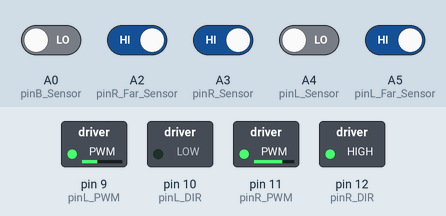
The sketch below on a simulated Arduino Uno, built with avr-gcc and run on an emulated ATmega328P. On the bench: switched loads named in the sketch (green lamp = pin HIGH). The inputs (shaded band) are chosen by the test bench; at power-on: A2 (pinR_Far_Sensor), A3 (pinR_Sensor), A5 (pinL_Far_Sensor) HIGH, A0 (pinB_Sensor), A4 (pinL_Sensor) LOW. At 9.6 s the program stops and its outputs stay as they are.

Above: at 1.2 s.
1.3 s: A2 (pinR_Far_Sensor) driven LOW and A5 (pinL_Far_Sensor) driven LOW
At 2.6 s:
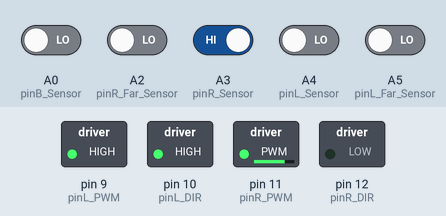
At 3.6 s:
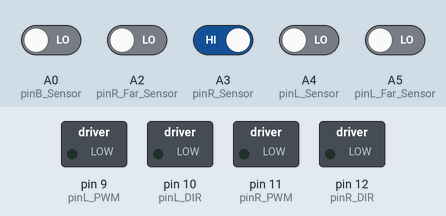
4.3 s: A2 (pinR_Far_Sensor) driven HIGH
7.3 s: A2 (pinR_Far_Sensor) driven LOW
At 10.7 s:
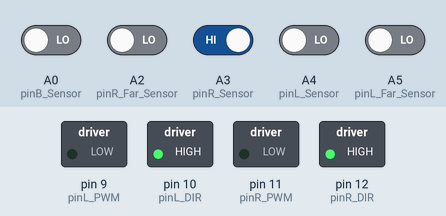
Timing chart, 0 to 11.1 s (numbered marks = the images above; inputs shaded):
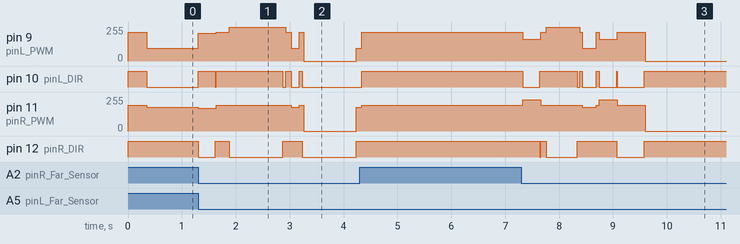

The sketch:

group_13.ino
```cpp
/*
  ELEC1100 Your Lab#06 & Project Template

  To program the car tracking the white line on a dark mat

  Group No. (number of your project box):  13
  Group Member 1 (name & SID): Pun Chun Cheung 21052680
  Group Member 2 (name & SID): Poon Wing Yin 21053531

*/

/*  metadata
distance between sensors (mm): 28 19 (tilted 1.847 degree) 21 (tilted -1.847 degree) 18.5 22
distance between sensors and ground (mm): 35
*/

// assign meaningful names to those pins that will be used

const int pinL_Sensor = A4;      //pin A5: left sensor
const int pinB_Sensor = A0;      //pin A4: bumper sensor
const int pinR_Sensor = A3;      //pin A3: right sensor
const int pinL_Far_Sensor = A5;  // far left sensor
const int pinR_Far_Sensor = A2;  // far right sensor

const int pinL_PWM = 9;          //pin D9: left motor speed
const int pinL_DIR = 10;         //pin D10: left motor direction

const int pinR_PWM = 11;         //pin D11: right motor speed
const int pinR_DIR = 12;         //pin D12: right motor direction

//define variables to be used in script

int bumperSensor = 1;  // not sensing white
int leftSensor = 1;    // not sensing white
int rightSensor = 1;   // not sensing white
int left_Far_Sensor = 1;
int right_Far_Sensor = 1;

int countBumper = 0;   // bumper sensor not triggered yet
int countT = 1; // on the first T-junction at the beginning
int L_junct = 0;
bool in_C = false; // for task7

const int global_spd = 195;  // base forward speed
const int trace_spd = 120;  // base speed for tracing line
const int backward_time = 500;
// delay for different turning angles
const int delay_90 = 320;
const int delay_180 = 575;
const int delay_360 = 1000;

// declare all functions
void forward(void); // go forward
void trace_line(void);  // tracing the line
// turnings at L,T-junctions
void turn_left(int delay_time);
void turn_right(int delay_time);
void self_turn(int delay_time);
// splitting tasks by T-junctions
void task1(void);
void task2(void);
void task3(void);
void task4(void);
void task5(void);
void task6(void);
void task7(void);
void task8(void);

// the setup function runs once when you press reset or power the board

void setup ()
{
  // define pins as input and output
  pinMode(pinB_Sensor, INPUT);
  pinMode(pinL_Sensor, INPUT);
  pinMode(pinR_Sensor, INPUT);
  pinMode(pinL_Far_Sensor, INPUT);
  pinMode(pinR_Far_Sensor, INPUT);

  pinMode(pinL_DIR, OUTPUT);
  pinMode(pinR_DIR, OUTPUT);

  pinMode(pinL_PWM, OUTPUT);
  pinMode(pinR_PWM, OUTPUT);

  // initialize output pins
  digitalWrite(pinL_DIR, HIGH);   //forward direction
  digitalWrite(pinR_DIR, HIGH);   //forward direction
  analogWrite(pinL_PWM, 0);       //stop at the start position
  analogWrite(pinR_PWM, 0);       //stop at the start position
}

void loop(){
  bumperSensor = digitalRead(pinB_Sensor);
  leftSensor = digitalRead(pinL_Sensor);
  rightSensor = digitalRead(pinR_Sensor);
  left_Far_Sensor = digitalRead(pinL_Far_Sensor);
  right_Far_Sensor = digitalRead(pinR_Far_Sensor);

  if (countBumper == 0 || countBumper == 1)
    switch(countT){
      case 1: task1(); break;
      case 2: task2(); break;
      case 3: task3(); break;
      case 4: task4(); break;
      case 5: task5(); break;
      case 6: task6(); break;
      case 7: task7(); break;
    }
  else if (countBumper == 2)
    task8();
}

void forward(){
  analogWrite(pinL_PWM, global_spd+20);
  analogWrite(pinR_PWM, global_spd);
  digitalWrite(pinL_DIR, HIGH);
  digitalWrite(pinR_DIR, HIGH);
}

// min() for calibration: sometimes larger than 255
void trace_line(){  // tracing the line
  if (leftSensor == rightSensor) {  // black, black (or white, white) -> go straight
      forward();
   } else if ( !leftSensor ) { // white, black -> too right
      analogWrite(pinL_PWM, trace_spd/1.25);  // trace_spd/1.25
      analogWrite(pinR_PWM, min((trace_spd*1.5),255));  // min((trace_spd*1.5),255))
      digitalWrite(pinL_DIR, LOW);
      digitalWrite(pinR_DIR, HIGH);
   } else if ( !rightSensor ) { // black, white -> too left
      analogWrite(pinL_PWM, min((trace_spd*1.5),255));  // min((trace_spd*1.5),255))
      analogWrite(pinR_PWM, trace_spd/1.25);  // trace_spd/1.25
      digitalWrite(pinL_DIR, HIGH);
      digitalWrite(pinR_DIR, LOW);
  }
}

void turn_left(int delay_time){
  forward();
  analogWrite(pinL_PWM, 165);
  analogWrite(pinR_PWM, 235);
  digitalWrite(pinL_DIR, LOW);
  digitalWrite(pinR_DIR, HIGH);
  delay(delay_time);
  // sharp turn by cancelling inertia
  analogWrite(pinL_PWM, 165);
  analogWrite(pinR_PWM, 235);
  digitalWrite(pinL_DIR, HIGH);
  digitalWrite(pinR_DIR, LOW);
  delay(15);
  forward();
}

void turn_right(int delay_time){
  forward();
  analogWrite(pinL_PWM, 210);
  analogWrite(pinR_PWM, 170);
  digitalWrite(pinL_DIR, HIGH);
  digitalWrite(pinR_DIR, LOW);
  delay(delay_time);
  // sharp turn by cancelling inertia
  analogWrite(pinL_PWM, 210);
  analogWrite(pinR_PWM, 170);
  digitalWrite(pinL_DIR, LOW);
  digitalWrite(pinR_DIR, HIGH);
  delay(15);
  forward();
}

// for 180 and 360
void self_turn(int delay_time){
  analogWrite(pinL_PWM, 255);
  analogWrite(pinR_PWM, 195);
  digitalWrite(pinL_DIR, HIGH);
  digitalWrite(pinR_DIR, LOW);
  delay(delay_time);
  // sharp turn by cancelling inertia
  digitalWrite(pinL_DIR, LOW);
  digitalWrite(pinR_DIR, HIGH);
  analogWrite(pinL_PWM, 255);
  analogWrite(pinR_PWM, 195);
  delay(50);
}

void task1(void){
  // car stops at the start position when bumper sensor no trigger
  if ( bumperSensor && countBumper == 0 ) {
    analogWrite(pinL_PWM, 0);
    analogWrite(pinR_PWM, 0);
  }
  // bumper sensor is triggered at the start position for the 1st time
  else if ( !bumperSensor && countBumper == 0) {
    forward();
    countBumper = countBumper + 1;
    delay(350);     //to let the car leave the start position with no miscount
  }
  // if encounter the 2nd T-junction
  else if ( !left_Far_Sensor && !right_Far_Sensor ) {
    turn_right(delay_90);
    forward();
    delay(240);
    countT++;
  }else
    trace_line();
}

void task2(void){
  if ((!left_Far_Sensor || !right_Far_Sensor) && L_junct >= 7){
    // for detecting T-junctions as only L-junction will probably be detected
    forward();
    delay(55);
    left_Far_Sensor = digitalRead(pinL_Far_Sensor);
    right_Far_Sensor = digitalRead(pinR_Far_Sensor);
  }

  if (!left_Far_Sensor && !right_Far_Sensor)  {// turn 360 T
    countT++;
    self_turn(delay_360);
    forward();
    delay(100);
    // trace to right angle and position
    for (int i = 0; i < 150; ++i){
      leftSensor = digitalRead(pinL_Sensor);
      rightSensor = digitalRead(pinR_Sensor);
      trace_line();
      delay(1);
    }
    L_junct = 0;  // reset L-junction count for other task
  } else if (!left_Far_Sensor && !leftSensor){    //L-junction
    turn_left(delay_90);
    L_junct++;
  } else if (!right_Far_Sensor && !rightSensor){
    turn_right(delay_90);
    L_junct++;
  } else {          // straight line
    trace_line();
  }
}

void task3(void){
  if (!left_Far_Sensor || !right_Far_Sensor){
    // for detecting T-junctions as only L-junction will probably be detected
    forward();
    delay(55);
    left_Far_Sensor = digitalRead(pinL_Far_Sensor);
    right_Far_Sensor = digitalRead(pinR_Far_Sensor);
  }
  if ( !left_Far_Sensor && !right_Far_Sensor ) {  // T-junction
    countT++;
    // stop for 1 second
    // sharp stop by cancelling inertia
    analogWrite(pinL_PWM, global_spd+20);
    analogWrite(pinR_PWM, global_spd);
    digitalWrite(pinL_DIR, LOW);
    digitalWrite(pinR_DIR, LOW);
    delay(25);
    analogWrite(pinL_PWM, 0);
    analogWrite(pinR_PWM, 0);
    delay(975);
    // prevent detect same T-junction at next task
    for (int i = 0; i < 100; ++i){
      leftSensor = digitalRead(pinL_Sensor);
      rightSensor = digitalRead(pinR_Sensor);
      trace_line();
      delay(1);
    }
  } else
    trace_line();
}

void task4(void){
  if (!left_Far_Sensor || !right_Far_Sensor){
    // for detecting T-junctions as only L-junction will probably be detected
    forward();
    delay(25);
    left_Far_Sensor = digitalRead(pinL_Far_Sensor);
    right_Far_Sensor = digitalRead(pinR_Far_Sensor);
  }
  if ( !left_Far_Sensor && !right_Far_Sensor ) {  // T-junction
    countT++;
    turn_left(delay_90);
    forward();
    delay(100);
  } else
    trace_line();
}

void task5(void){
  if ((!left_Far_Sensor || !right_Far_Sensor) && L_junct == 1){
    // for detecting T-junctions as only L-junction will probably be detected
    forward();
    delay(25);
    left_Far_Sensor = digitalRead(pinL_Far_Sensor);
    right_Far_Sensor = digitalRead(pinR_Far_Sensor);
  }
  if ( !left_Far_Sensor && !right_Far_Sensor ) {  // T-junction
    countT++;
    // 180 degree turn
    self_turn(delay_180);
    // prevent detecting same T-junction
    forward();
    delay(50);
    for (int i = 0; i < 250; ++i){
      leftSensor = digitalRead(pinL_Sensor);
      rightSensor = digitalRead(pinR_Sensor);
      trace_line();
      delay(1);
    }
    L_junct = 0;
  }else if (!right_Far_Sensor && !rightSensor){  // only turn right, ignore left junction
    turn_right(delay_90);
    L_junct++;
  }
  else{
    trace_line();
  }
}

void task6(void){
  if (!left_Far_Sensor || !right_Far_Sensor){
    // for detecting T-junctions as only L-junction will probably be detected
    forward();
    delay(55);
    left_Far_Sensor = digitalRead(pinL_Far_Sensor);
    right_Far_Sensor = digitalRead(pinR_Far_Sensor);
  }
  if ( !left_Far_Sensor && !right_Far_Sensor ) {  // T-junction
    countT++;
    turn_left(delay_90);
  }else
    trace_line();
}

void task7(void){
  if (!bumperSensor) {  // last T-junction
    countT++;
    countBumper++;
  }else if (!in_C && !right_Far_Sensor && !rightSensor){  // into the C
    turn_right(delay_90);
    in_C = true;
  }else if (in_C)
    trace_line();
  else
    trace_line();
}

void task8(void){
  // going backward for around 30 cm
  analogWrite(pinL_PWM, global_spd+20);
  analogWrite(pinR_PWM, global_spd);
  digitalWrite(pinL_DIR, LOW);
  digitalWrite(pinR_DIR, LOW);
  delay(backward_time); // need to calibrate
  forward();
  delay(15);

  while(true){  // end of project, stop the car
    analogWrite(pinL_PWM, 0);
    analogWrite(pinR_PWM, 0);
  }
}
```

Measured:
- after the input at 1.3 s, pin 9 (pinL_PWM): 96/255 → 210/255 at once, → 215/255 0.34 s later, → 255/255 0.24 s later, → 215/255 1.1 s later, … (8 changes in this stretch); pin 12 (pinR_DIR): goes LOW 0.32 s, HIGH 0.26 s, LOW 1.0 s, HIGH 0.36 s, LOW 1.0 s, then HIGH, starting at once
- after the input at 4.3 s, pin 9 (pinL_PWM): goes on until 4.3 s, then stays 215/255; pin 10 (pinL_DIR): goes on until 4.3 s, then stays HIGH; pin 11 (pinR_PWM): goes on until 4.3 s, then stays 195/255; pin 12 (pinR_DIR): stops changing and stays HIGH
- after the input at 7.3 s, pin 11 (pinR_PWM): 195/255 → 235/255 at once, → 195/255 0.34 s later, → 180/255 0.78 s later, → 235/255 0.26 s later, … (6 changes in this stretch); pin 12 (pinR_DIR): goes LOW 0.02 s, HIGH 0.10 s, LOW 0.58 s, HIGH 0.73 s, LOW 0.52 s, then HIGH, starting after 0.34 s
